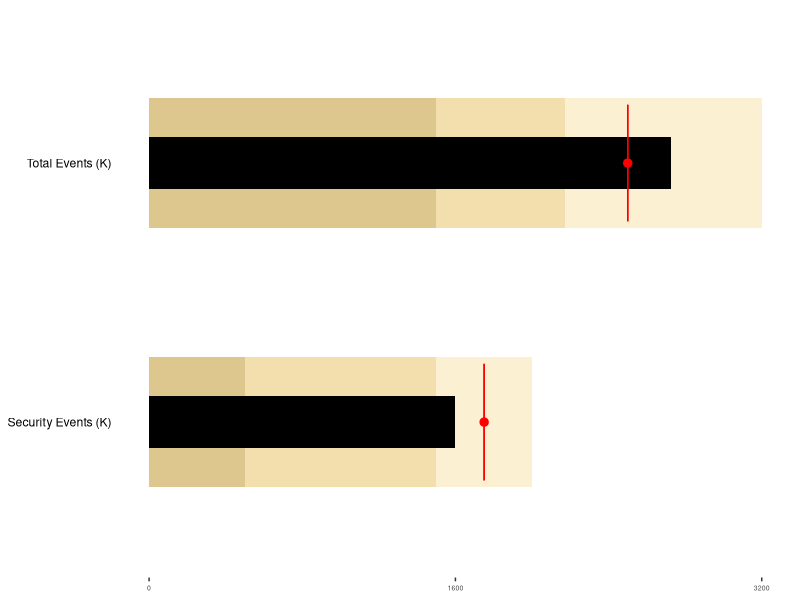
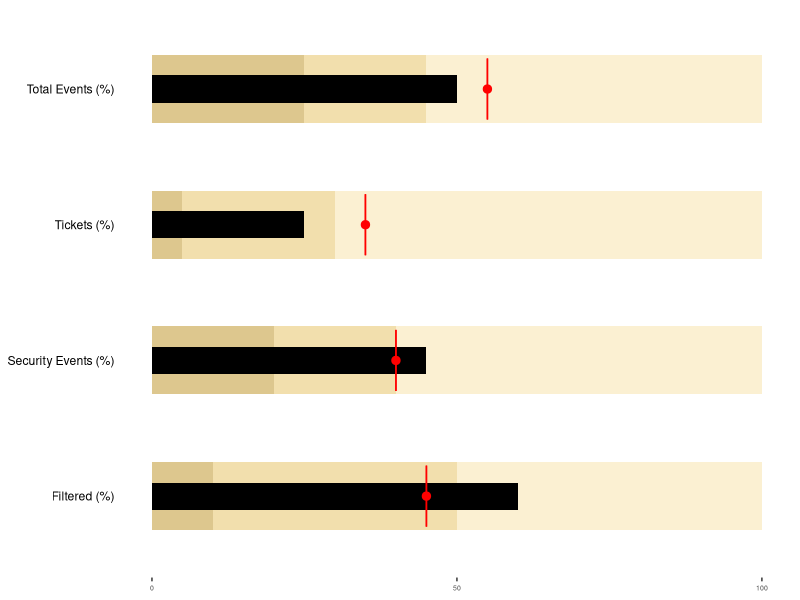

Generate these figures, in order, with R:
library(ggplot2)

# make a bullet graph (retuns a ggplot2 object)
#
# expects a data frame with columns: measure|high|mean|low|target|value 
#
# which equates to:
#   measure: label of what's being measured
#      high: the high value for the measure
#      mean: the mean value for the measure
#       low: the low value for the measure
#    target: the target value for the measure
#     value: the actual value of the measure
#
# NOTE: you *can* put multiple rows in the data frame, but they should all be at the same
#       scale. That either means normalizing the values or representing them as pecentages.
#       you are better off making multiple, invididual bullet graphs if the scales are
#       very different.
# 
# Adapted from: http://bit.ly/1fs6ooC
#

bullet.graph <- function(bg.data){
  
  # compute max and half for the ticks and labels
  max.bg <- max(bg.data$high)
  mid.bg <- max.bg / 2

  gg <- ggplot(bg.data) 
  gg <- gg + geom_bar(aes(measure, high),  fill="goldenrod2", stat="identity", width=0.5, alpha=0.2) 
  gg <- gg + geom_bar(aes(measure, mean),  fill="goldenrod3", stat="identity", width=0.5, alpha=0.2) 
  gg <- gg + geom_bar(aes(measure, low),   fill="goldenrod4", stat="identity", width=0.5, alpha=0.2) 
  gg <- gg + geom_bar(aes(measure, value), fill="black",  stat="identity", width=0.2) 
  gg <- gg + geom_errorbar(aes(y=target, x=measure, ymin=target, ymax=target), color="red", width=0.45) 
  gg <- gg + geom_point(aes(measure, target), colour="red", size=2.5) 
  gg <- gg + scale_y_continuous(breaks=seq(0,max.bg,mid.bg))
  gg <- gg + coord_flip()
  gg <- gg + theme(axis.text.x=element_text(size=5),
                   axis.title.x=element_blank(),
                   axis.line.y=element_blank(), 
                   axis.text.y=element_text(hjust=1, color="black"), 
                   axis.ticks.y=element_blank(),
                   axis.title.y=element_blank(),
                   legend.position="none",
                   panel.background=element_blank(), 
                   panel.border=element_blank(),
                   panel.grid.major=element_blank(),
                   panel.grid.minor=element_blank(),
                   plot.background=element_blank())

  return(gg)

}

# test it out!

# 5/1 seems to be a good ratio for individual bullet graphs but you
# can change it up to fit your dashboard needs

incidents <- data.frame(
  measure=c("Total Events (K)", "Security Events (K)"),
  high=c(3200,2000),
  mean=c(2170,1500),
  low=c(1500,500), 
  target=c(2500,1750),
  value=c(2726,1600)
)

incidents.bg <- bullet.graph(incidents)
ggsave("incident-total-events.pdf", incidents.bg, width=5, height=2)

incidents.pct <- data.frame(
  measure=c("Total Events (%)", "Security Events (%)", "Filtered (%)", "Tickets (%)"),
  high=c(100,100,100,100),
  mean=c(45,40,50,30),
  low=c(25,20,10,5), 
  target=c(55,40,45,35),
  value=c(50,45,60,25)
)

incidents.pct.bg <- bullet.graph(incidents.pct)
ggsave("incident-total-events-pct.pdf", incidents.pct.bg, width=10, height=5)


